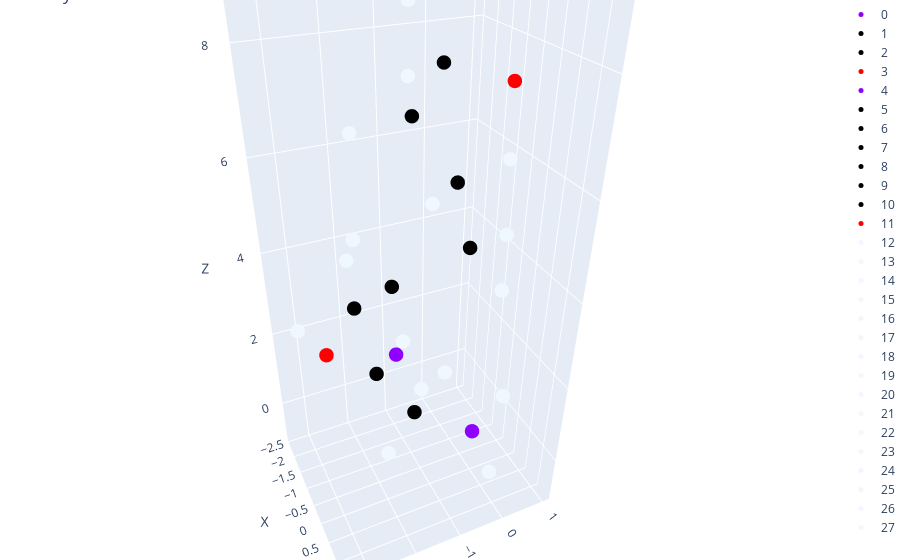

Source (notebook cell):
### Code cell
importlib.reload(get_molecules)
importlib.reload(visualize_crystal)
smiles="NCC(=O)NCCCCCC(=O)"
atomic_nums, coords = get_molecules.get_molecules(smiles)

# for i in range(len(coords)):
#     print(atomic_nums[i], coords[i])

visualize_crystal.plot_crystal(atomic_nums, coords)

### Figure 1 — Plotly figure (JSON) as saved in the notebook; plotly's stock layout.template omitted (floating-point values rounded to 4 significant figures)
{"data": [{"marker": {"color": "#8F00FF", "size": 5}, "mode": "markers", "name": "0", "text": "N", "type": "scatter3d", "x": [0], "y": [0], "z": [0]}, {"marker": {"color": "#000000", "size": 5}, "mode": "markers", "name": "1", "text": "C", "type": "scatter3d", "x": [-1.134], "y": [-0.8547], "z": [-0.1003]}, {"marker": {"color": "#000000", "size": 5}, "mode": "markers", "name": "2", "text": "C", "type": "scatter3d", "x": [-1.368], "y": [-1.644], "z": [1.151]}, {"marker": {"color": "#FF0000", "size": 5}, "mode": "markers", "name": "3", "text": "O", "type": "scatter3d", "x": [-2.337], "y": [-2.444], "z": [1.208]}, {"marker": {"color": "#8F00FF", "size": 5}, "mode": "markers", "name": "4", "text": "N", "type": "scatter3d", "x": [-0.5373], "y": [-1.53], "z": [2.285]}, {"marker": {"color": "#000000", "size": 5}, "mode": "markers", "name": "5", "text": "C", "type": "scatter3d", "x": [-0.7306], "y": [-2.272], "z": [3.504]}, {"marker": {"color": "#000000", "size": 5}, "mode": "markers", "name": "6", "text": "C", "type": "scatter3d", "x": [0.3138], "y": [-1.942], "z": [4.545]}, {"marker": {"color": "#000000", "size": 5}, "mode": "markers", "name": "7", "text": "C", "type": "scatter3d", "x": [0.3042], "y": [-0.4773], "z": [4.928]}, {"marker": {"color": "#000000", "size": 5}, "mode": "markers", "name": "8", "text": "C", "type": "scatter3d", "x": [-1.01], "y": [-0.04945], "z": [5.496]}, {"marker": {"color": "#000000", "size": 5}, "mode": "markers", "name": "9", "text": "C", "type": "scatter3d", "x": [-1.422], "y": [-0.7834], "z": [6.727]}, {"marker": {"color": "#000000", "size": 5}, "mode": "markers", "name": "10", "text": "C", "type": "scatter3d", "x": [-0.5056], "y": [-0.6542], "z": [7.874]}, {"marker": {"color": "#FF0000", "size": 5}, "mode": "markers", "name": "11", "text": "O", "type": "scatter3d", "x": [0.4836], "y": [0.02321], "z": [7.781]}, {"marker": {"color": "#F0F8FF", "size": 5}, "mode": "markers", "name": "12", "text": "H", "type": "scatter3d", "x": [-0.05732], "y": [0.7533], "z": [0.6891]}, {"marker": {"color": "#F0F8FF", "size": 5}, "mode": "markers", "name": "13", "text": "H", "type": "scatter3d", "x": [0.5018], "y": [0.1974], "z": [-0.8679]}, {"marker": {"color": "#F0F8FF", "size": 5}, "mode": "markers", "name": "14", "text": "H", "type": "scatter3d", "x": [-0.9415], "y": [-1.589], "z": [-0.9121]}, {"marker": {"color": "#F0F8FF", "size": 5}, "mode": "markers", "name": "15", "text": "H", "type": "scatter3d", "x": [-2.02], "y": [-0.2633], "z": [-0.3812]}, {"marker": {"color": "#F0F8FF", "size": 5}, "mode": "markers", "name": "16", "text": "H", "type": "scatter3d", "x": [0.2638], "y": [-0.8611], "z": [2.219]}, {"marker": {"color": "#F0F8FF", "size": 5}, "mode": "markers", "name": "17", "text": "H", "type": "scatter3d", "x": [-1.734], "y": [-2.043], "z": [3.914]}, {"marker": {"color": "#F0F8FF", "size": 5}, "mode": "markers", "name": "18", "text": "H", "type": "scatter3d", "x": [-0.7215], "y": [-3.372], "z": [3.337]}, {"marker": {"color": "#F0F8FF", "size": 5}, "mode": "markers", "name": "19", "text": "H", "type": "scatter3d", "x": [1.329], "y": [-2.19], "z": [4.21]}, {"marker": {"color": "#F0F8FF", "size": 5}, "mode": "markers", "name": "20", "text": "H", "type": "scatter3d", "x": [0.1061], "y": [-2.509], "z": [5.476]}, {"marker": {"color": "#F0F8FF", "size": 5}, "mode": "markers", "name": "21", "text": "H", "type": "scatter3d", "x": [0.4925], "y": [0.1168], "z": [3.992]}, {"marker": {"color": "#F0F8FF", "size": 5}, "mode": "markers", "name": "22", "text": "H", "type": "scatter3d", "x": [1.171], "y": [-0.3366], "z": [5.606]}, {"marker": {"color": "#F0F8FF", "size": 5}, "mode": "markers", "name": "23", "text": "H", "type": "scatter3d", "x": [-1.776], "y": [-0.1773], "z": [4.726]}, {"marker": {"color": "#F0F8FF", "size": 5}, "mode": "markers", "name": "24", "text": "H", "type": "scatter3d", "x": [-1.001], "y": [1.04], "z": [5.759]}, {"marker": {"color": "#F0F8FF", "size": 5}, "mode": "markers", "name": "25", "text": "H", "type": "scatter3d", "x": [-2.422], "y": [-0.4106], "z": [7.102]}, {"marker": {"color": "#F0F8FF", "size": 5}, "mode": "markers", "name": "26", "text": "H", "type": "scatter3d", "x": [-1.626], "y": [-1.877], "z": [6.522]}, {"marker": {"color": "#F0F8FF", "size": 5}, "mode": "markers", "name": "27", "text": "H", "type": "scatter3d", "x": [-0.7202], "y": [-1.163], "z": [8.791]}], "layout": {"autosize": true, "margin": {"b": 0, "l": 0, "r": 0, "t": 0}, "scene": {"aspectmode": "auto", "aspectratio": {"x": 0.69, "y": 0.8118, "z": 1.785}, "camera": {"center": {"x": 0, "y": 0, "z": 0}, "eye": {"x": 1.637, "y": -0.7473, "z": 1.204}, "projection": {"type": "perspective"}, "up": {"x": 0, "y": 0, "z": 1}}, "xaxis": {"title": {"text": "X"}, "type": "linear"}, "yaxis": {"title": {"text": "Y"}, "type": "linear"}, "zaxis": {"title": {"text": "Z"}, "type": "linear"}}, "title": {"text": "Crystal Structure"}}}
